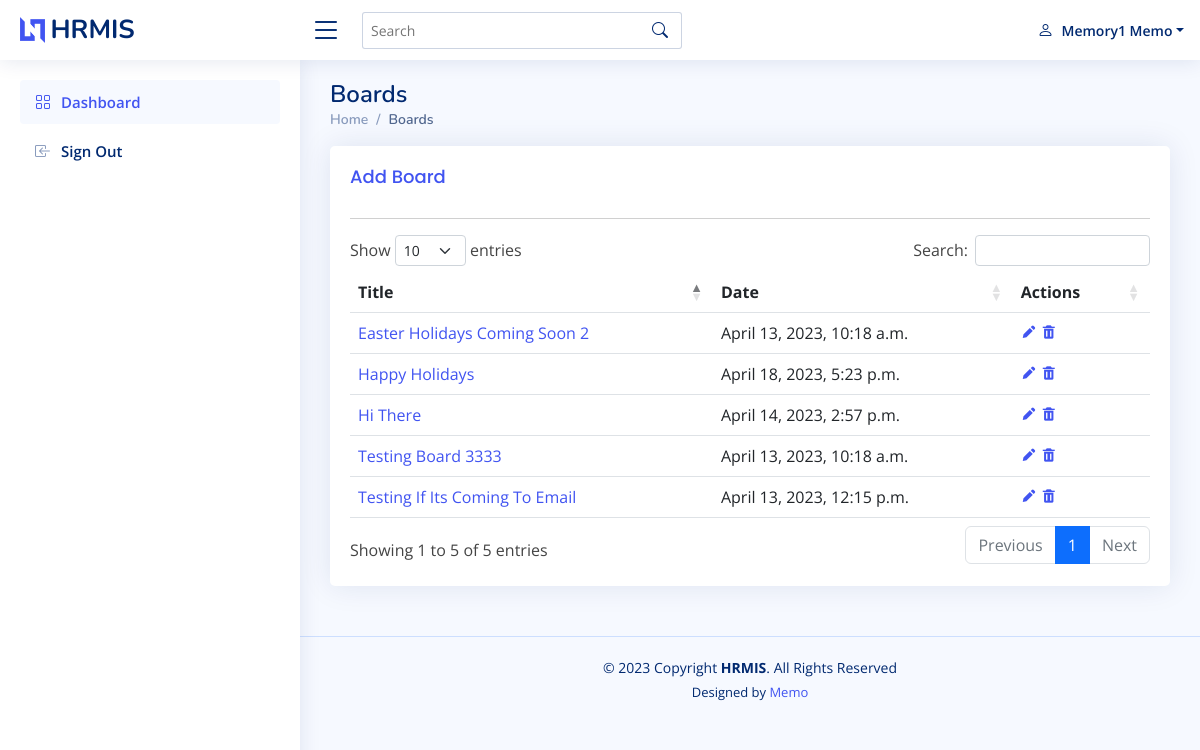
The app's page /boards/all (signed in) with its own data.
### accounts/models.py (models this page shows, shortened)
class User (AbstractUser):
    DES = (('', 'Choose Designation'), ('admin', 'Admin(Organization)'),('employee', 'Employee'),)
    GENDER = (('', 'Choose Gender'),('female','Female'),('male','Male'))
    first_name = models.CharField(max_length=255)
    last_name = models.CharField(max_length=255)
    is_admin = models.BooleanField(default=False)
    is_employee = models.BooleanField(default=False)
    designation = models.CharField(max_length=30, choices=DES)
    email = models.EmailField(max_length=255)
    phone_number = models.CharField(max_length=255)
    gender = models.CharField(max_length=50, choices=GENDER)
    address = models.TextField()
    class Meta:
        ordering = ["-date_joined", ]

### board/models.py (models this page shows, shortened)
class Board(models.Model):
    title = models.CharField(max_length=255)
    description = models.TextField()
    updated = models.DateTimeField(auto_now=True)
    timestamp = models.DateTimeField(auto_now_add=True)
    class Meta:
        ordering = ["-timestamp", ]

### board/views.py (the view)
# urls.py: path('all',views.boards, name='boards'),
@login_required
def boards(request):
    template_name = 'boards.html'
    qs =  models.Board.objects.all()
    return render(request,template_name,{'obj':qs})

### board/templates/boards.html (shortened to what this page needs)
{% extends 'shared.html' %}
{% load static %}
{% block css %}
<link rel="stylesheet" href="https://cdn.datatables.net/1.13.4/css/dataTables.bootstrap5.min.css">
{% endblock %}
{% block pagetitle %}
Boards
{% endblock %}
{% block breadcrum %}
<li class="breadcrumb-item active">Boards</li>
{% endblock %}
{% block content %}
<section class="section">
    <div class="row">
      <div class="col-lg-12">
        <div class="card">
          <div class="card-body">
            <h5 class="card-title">
                <a href="{% url 'boards:add_board' %}">Add Board</a></h5>
            <hr>
            <table class="table" id="board">
              <thead>
                <tr>
                  <th scope="col">Title</th>
                  <th scope="col">Date</th>
                  <th scope="col">Actions</th>
                </tr>
              </thead>
              <tbody>
                {% for board in obj %}
                <tr>
                    <td><a href="{% url 'boards:board_details' board.pk %}">{{board.title|title}}</a></td>
                    <td>{{board.timestamp}}</td>
                    <td>
                        <a href="{% url 'boards:board_update' board.pk %}"><i class="bx bxs-pencil"></i></a>
                        <a href="{% url 'boards:board_delete' board.pk %}"><i class="bx bxs-trash"></i></a>
                    </td>
                </tr>
                {% endfor %}
              </tbody>
            </table>
        </div>
        </div>
      </div>
    </div>
  </section>
{% endblock %}

### templates/shared.html (shortened to what this page needs)
<!DOCTYPE html>
{% load static %}
<html lang="en">
<head>
  <link href="{% static 'assets/vendor/bootstrap/css/bootstrap.min.css' %}" rel="stylesheet">
  <link href="{% static 'assets/vendor/bootstrap-icons/bootstrap-icons.css' %}" rel="stylesheet">
  <link href="{% static 'assets/vendor/boxicons/css/boxicons.min.css' %}" rel="stylesheet">
  <link href="{% static 'assets/vendor/quill/quill.snow.css' %}" rel="stylesheet">
  <link href="{% static 'assets/vendor/quill/quill.bubble.css' %}" rel="stylesheet">
  <link href="{% static 'assets/vendor/remixicon/remixicon.css' %}" rel="stylesheet">
  <link href="{% static 'assets/vendor/simple-datatables/style.css' %}" rel="stylesheet">
  {% block css %}{% endblock %}
  <link href="{% static 'assets/css/style.css' %}" rel="stylesheet">
</head>
<body>
  <header id="header" class="header fixed-top d-flex align-items-center">
    <div class="d-flex align-items-center justify-content-between">
      <a href="/" class="logo d-flex align-items-center">
        <img src="{% static 'assets/img/logo.png' %}" alt="">
        <span class="d-none d-lg-block">HRMIS</span>
      </a>
      <i class="bi bi-list toggle-sidebar-btn"></i>
    </div>
    <div class="search-bar">
      <form class="search-form d-flex align-items-center" method="POST" action="#">
        <input type="text" name="query" placeholder="Search" title="Enter search keyword">
        <button type="submit" title="Search"><i class="bi bi-search"></i></button>
      </form>
    </div>
    <nav class="header-nav ms-auto">
      <ul class="d-flex align-items-center">
        <li class="nav-item dropdown pe-3">
          <a class="nav-link nav-profile d-flex align-items-center pe-0" href="#" data-bs-toggle="dropdown">
            <i class="bi bi-person"></i>
            <span class="d-none d-md-block dropdown-toggle ps-2">{{request.user.first_name|title}} {{request.user.last_name|title}}</span>
          </a>
        </li>
      </ul>
    </nav>
  </header>
  <aside id="sidebar" class="sidebar">
    <ul class="sidebar-nav" id="sidebar-nav">
      <li class="nav-item">
        <a class="nav-link " href="/">
          <i class="bi bi-grid"></i>
          <span>Dashboard</span>
        </a>
      </li>
      <li class="nav-item">
        <a class="nav-link collapsed" href="{% url 'logout' %}">
          <i class="bi bi-box-arrow-in-left"></i>
          <span>Sign Out</span>
        </a>
      </li>
    </ul>
  </aside>
  <main id="main" class="main">
    <div class="pagetitle">
      <h1>{% block pagetitle %}{% endblock %}</h1>
      <nav>
        <ol class="breadcrumb">
          <li class="breadcrumb-item"><a href="{% url 'accounts:redirect_logged' %}">Home</a></li>
          {% block breadcrum %}{% endblock %}
        </ol>
      </nav>
    </div>
    <section class="section dashboard">
        {% block content %}
        {% endblock %}
    </section>
  </main>
  <footer id="footer" class="footer">
    <div class="copyright">
        © {% now "Y" %} Copyright <strong><span>HRMIS</span></strong>. All Rights Reserved
    </div>
    <div class="credits">
      Designed by <a href="https://bootstrapmade.com/">Memo</a>
    </div>
  </footer>
</body>
</html>

### static_files/assets/css/style.css (style rules this page uses)
:root { scroll-behavior: smooth; }
body { font-family: "Open Sans", sans-serif; background: #f6f9ff; color: #444444; }
a { color: #4154f1; text-decoration: none; }
h1, h2, h3, h4, h5, h6 { font-family: "Nunito", sans-serif; }
#main { margin-top: 60px; padding: 20px 30px; transition: all 0.3s; }
.pagetitle { margin-bottom: 10px; }
.pagetitle h1 { font-size: 24px; margin-bottom: 0; font-weight: 600; color: #012970; }
.card { margin-bottom: 30px; border: none; border-radius: 5px; box-shadow: 0px 0 30px rgba(1, 41, 112, 0.1); }
.card-title { padding: 20px 0 15px 0; font-size: 18px; font-weight: 500; color: #012970; font-family: "Poppins", sans-serif; }
.card-body { padding: 0 20px 20px 20px; }
.breadcrumb { font-size: 14px; font-family: "Nunito", sans-serif; color: #899bbd; font-weight: 600; }
.breadcrumb a { color: #899bbd; transition: 0.3s; }
.breadcrumb .breadcrumb-item::before { color: #899bbd; }
.breadcrumb .active { color: #51678f; font-weight: 600; }
.logo { line-height: 1; }
@media (min-width: 1200px) { .logo { width: 280px; } }
.logo img { max-height: 26px; margin-right: 6px; }
.logo span { font-size: 26px; font-weight: 700; color: #012970; font-family: "Nunito", sans-serif; }
.header { transition: all 0.5s; z-index: 997; height: 60px; box-shadow: 0px 2px 20px rgba(1, 41, 112, 0.1); background-color: #fff; padding-left: 20px; }
.header .toggle-sidebar-btn { font-size: 32px; padding-left: 10px; cursor: pointer; color: #012970; }
.header .search-bar { min-width: 360px; padding: 0 20px; }
.header .search-form { width: 100%; }
.header .search-form input { border: 0; font-size: 14px; color: #012970; border: 1px solid rgba(1, 41, 112, 0.2); padding: 7px 38px 7px 8px; border-radius: 3px; transition: 0.3s; width: 100%; }
.header .search-form button { border: 0; padding: 0; margin-left: -30px; background: none; }
.header .search-form button i { color: #012970; }
.header-nav ul { list-style: none; }
.header-nav>ul { margin: 0; padding: 0; }
.header-nav .nav-profile { color: #012970; }
.header-nav .nav-profile span { font-size: 14px; font-weight: 600; }
.sidebar { position: fixed; top: 60px; left: 0; bottom: 0; width: 300px; z-index: 996; transition: all 0.3s; padding: 20px; overflow-y: auto; scrollbar-width: thin; scrollbar-color: #aab7cf transparent; box-shadow: 0px 0px 20px rgba(1, 41, 112, 0.1); background-color: #fff; }
@media (min-width: 1200px) { #main, #footer { margin-left: 300px; } }
.sidebar-nav { padding: 0; margin: 0; list-style: none; }
.sidebar-nav li { padding: 0; margin: 0; list-style: none; }
.sidebar-nav .nav-item { margin-bottom: 5px; }
.sidebar-nav .nav-link { display: flex; align-items: center; font-size: 15px; font-weight: 600; color: #4154f1; transition: 0.3; background: #f6f9ff; padding: 10px 15px; border-radius: 4px; }
.sidebar-nav .nav-link i { font-size: 16px; margin-right: 10px; color: #4154f1; }
.sidebar-nav .nav-link.collapsed { color: #012970; background: #fff; }
.sidebar-nav .nav-link.collapsed i { color: #899bbd; }
.footer { padding: 20px 0; font-size: 14px; transition: all 0.3s; border-top: 1px solid #cddfff; }
.footer .copyright { text-align: center; color: #012970; }
.footer .credits { padding-top: 5px; text-align: center; font-size: 13px; color: #012970; }

### records on screen
User: user.first_name "Memory1", user.last_name "Memo"
Board: title "Happy Holidays", timestamp "April 18, 2023, 5:23 p.m."
Board: title "Hi There", timestamp "April 14, 2023, 2:57 p.m."
Board: title "Testing If Its Coming To Email", timestamp "April 13, 2023, 12:15 p.m."
Board: title "Testing Board 3333", timestamp "April 13, 2023, 10:18 a.m."
Board: title "Easter Holidays Coming Soon 2", timestamp "April 13, 2023, 10:18 a.m."
